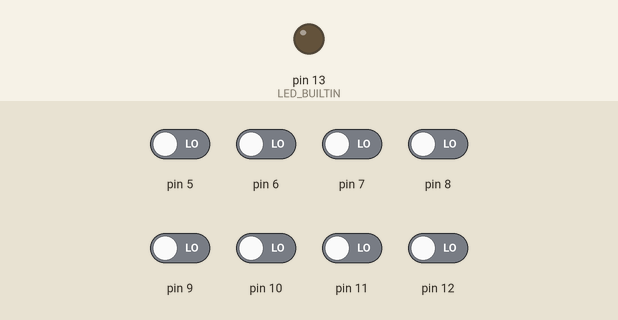
Recording of a program running on a simulated Arduino Uno, built with avr-gcc and run on an emulated ATmega328P. Shown: output pins drawn as LEDs (lit = HIGH). The test bench sets the inputs (shaded band); at power-on: pin 5–12 LOW. What the program prints to the serial monitor is not drawn.

Above: at 0.1 s.
At 0.6 s:
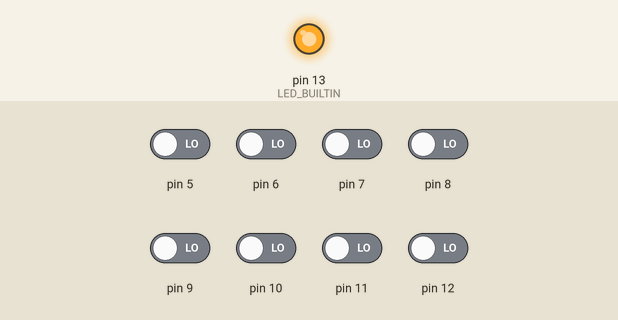
Timing chart, 0 to 8.4 s (numbered marks = the images above):
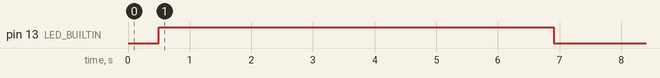

The program:

main.cpp
```cpp
#include <Arduino.h>
#include <QTRSensors.h>

// This example is designed for use with eight RC QTR sensors. These
// reflectance sensors should be connected to digital pins 3 to 10. The
// sensors' emitter control pin (CTRL or LEDON) can optionally be connected to
// digital pin 2, or you can leave it disconnected and remove the call to
// setEmitterPin().
//
// The setup phase of this example calibrates the sensors for ten seconds and
// turns on the Arduino's LED (usually on pin 13) while calibration is going
// on. During this phase, you should expose each reflectance sensor to the
// lightest and darkest readings they will encounter. For example, if you are
// making a line follower, you should slide the sensors across the line during
// the calibration phase so that each sensor can get a reading of how dark the
// line is and how light the ground is.  Improper calibration will result in
// poor readings.
//
// The main loop of the example reads the calibrated sensor values and uses
// them to estimate the position of a line. You can test this by taping a piece
// of 3/4" black electrical tape to a piece of white paper and sliding the
// sensor across it. It prints the sensor values to the serial monitor as
// numbers from 0 (maximum reflectance) to 1000 (minimum reflectance) followed
// by the estimated location of the line as a number from 0 to 5000. 1000 means
// the line is directly under sensor 1, 2000 means directly under sensor 2,
// etc. 0 means the line is directly under sensor 0 or was last seen by sensor
// 0 before being lost. 5000 means the line is directly under sensor 5 or was
// last seen by sensor 5 before being lost.

QTRSensors qtr;

const uint8_t SensorCount = 8;
uint16_t sensorValues[SensorCount];

void setup()
{
  // configure the sensors
  qtr.setTypeRC();
  qtr.setSensorPins((const uint8_t[]){5, 6, 7, 8, 9, 10, 11, 12}, SensorCount); //D5 - D12
  qtr.setEmitterPin(2);

  delay(500);
  pinMode(LED_BUILTIN, OUTPUT);
  digitalWrite(LED_BUILTIN, HIGH); // turn on Arduino's LED to indicate we are in calibration mode

  // 2.5 ms RC read timeout (default) * 10 reads per calibrate() call
  // = ~25 ms per calibrate() call.
  // Call calibrate() 400 times to make calibration take about 10 seconds.
  for (uint16_t i = 0; i < 256; i++)
  {
    qtr.calibrate();
  }
  digitalWrite(LED_BUILTIN, LOW); // turn off Arduino's LED to indicate we are through with calibration

  // print the calibration minimum values measured when emitters were on
  Serial.begin(9600);
  for (uint8_t i = 0; i < SensorCount; i++)
  {
    Serial.print(qtr.calibrationOn.minimum[i]);
    Serial.print(' ');
  }
  Serial.println();

  // print the calibration maximum values measured when emitters were on
  for (uint8_t i = 0; i < SensorCount; i++)
  {
    Serial.print(qtr.calibrationOn.maximum[i]);
    Serial.print(' ');
  }
  Serial.println();
  Serial.println();
  delay(1000);
}

void loop()
{
  // read calibrated sensor values and obtain a measure of the line position
  // from 0 to 5000 (for a white line, use readLineWhite() instead)
  uint16_t position = qtr.readLineBlack(sensorValues);

  // print the sensor values as numbers from 0 to 1000, where 0 means maximum
  // reflectance and 1000 means minimum reflectance, followed by the line
  // position
  for (uint8_t i = 0; i < SensorCount; i++)
  {
    Serial.print(sensorValues[i]);
    Serial.print('\t');
  }
  Serial.println(position);

  delay(250);
}
```
